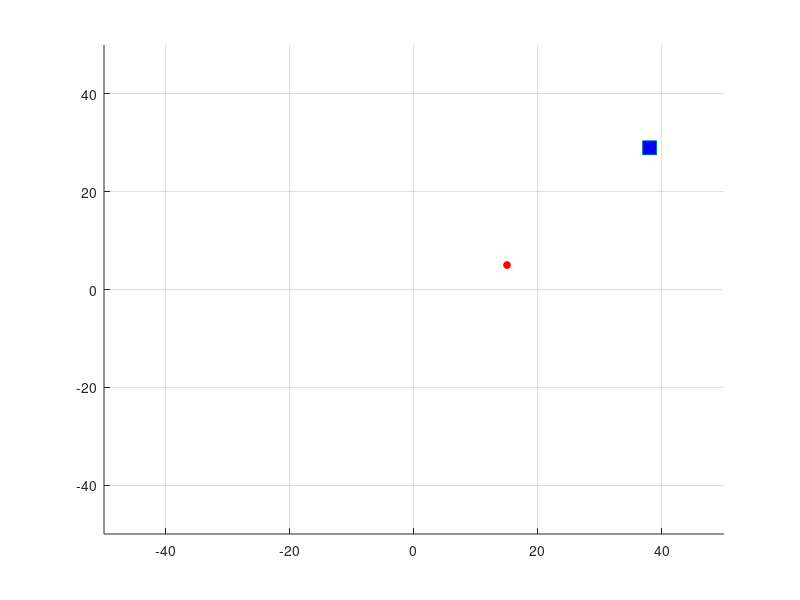

Reproduce this figure in MATLAB. (Note: this script raises an error after producing the figure.)
clc
close all
clear all
%% Khởi tạo thông số
k1=0.045;k2=0.589;k3=0.455;
%% Khởi tạo bản vẽ
figure('name','Chuyển động','color','white','numbertitle','on');
hold on
grid on

xlim([-50 50]); ylim([-50 50]);

%% Position of vehicles
% Xe số 1
x_1=15;y_1=5;theta_1=(10/180)*pi;
fig_quanang = plot(x_1,y_1,'ro','MarkerSize',5,'markerfacecolor','r');
% Khởi tạo tạo độ điểm target 
x_target=38;y_target=29;theta_target=(-27/180)*pi;
v_target=0.0;w_target=0.0;
plot(x_target,y_target,'s','MarkerSize',10,'markerfacecolor','blue');

%% Thông số xe 
R =0.03255;
L =0.11;

%% Phương trình đường thẳng y=ax+b là điểm nối từ điểm hiện tại đến điểm mục tiêu

anpha_target=anpha_target(x_1,y_1,x_target,y_target)
%% Xoay xe
theta_1 = anpha_target;
% while ((abs(x_1)<=abs(x_target))&&(abs(y_1)<=abs(y_target)))
while ( (round(x_1,3)~=round(x_target,3)) && (round(y_1,3)~=round(y_target,3)))
           A  =[cos(theta_1) sin(theta_1) 0;
               -sin(theta_1) cos(theta_1) 0;
               0             0            1];
           B  =[x_target-x_1;
                y_target-y_1;
                theta_target-theta_1];
           error=A*B;

           Vc=[ v_target*cos(error(3,1)) + k1*error(1,1) ;
                w_target + k2*v_target*error(2,1) + k3*v_target*sin(error(3,1))];

%            Vc=[ v_target*cos(error(3,1)) + k1*error(1,1) ;
%                 w_target + k2*v_target*error(2,1) + k3*v_target*sin(error(3,1))];

           VL= Vc(1)-Vc(2)*R;
           VR= Vc(1)+Vc(2)*R;
           
           delta_U    = (VR*0.5+VL*0.5)/2;
           delta_theta= (VR*0.5-VL*0.5)/L;
%             delta_theta= Vc(2)*1;
            disp("----------")
           theta_1=theta_1+delta_theta;
           if(theta_1>2*pi)
               theta_1=theta_1-2*pi;
           end
%            print(theta_1);
           x_1=x_1+delta_U*cos(theta_1);
           y_1=y_1+delta_U*sin(theta_1);

           sprintf('x_1 = %0.3f m',x_1)
           sprintf('y_1 = %0.3f m',y_1)
           plot(x_1,y_1,'o','markersize',0.5,'color','k');
           set(fig_quanang,'xdata',x_1,'ydata',y_1);
           pause(0.02)
end













